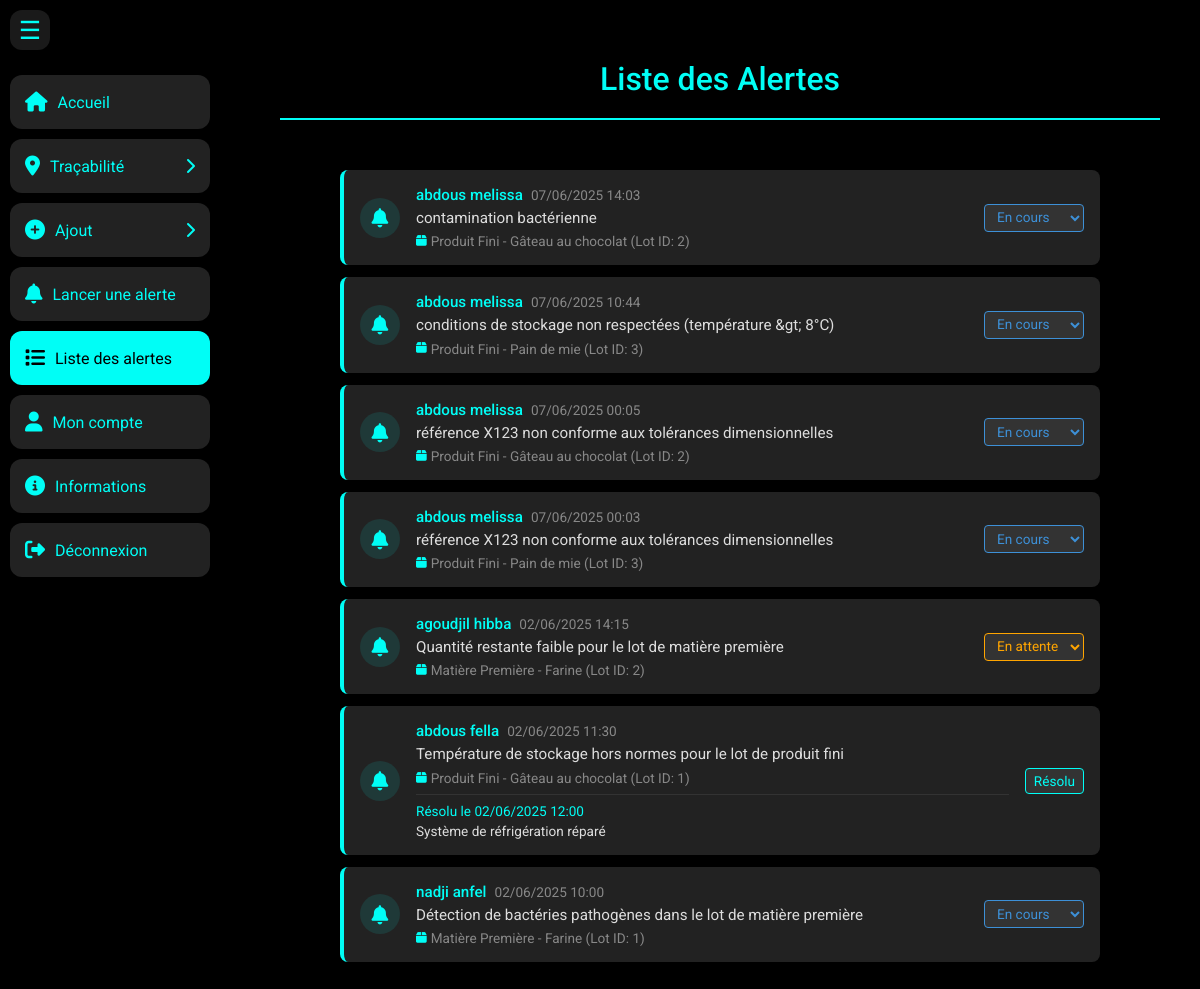
The page /fabricant/listealertes.php (signed in) on the database its author committed.
### tables this page shows
CREATE TABLE `alerte` (
  `idAlerte` int(11) NOT NULL,
  `description` text NOT NULL,
  `dateAlerte` datetime NOT NULL DEFAULT current_timestamp(),
  `statut` enum('en cours','résolu','en attente') NOT NULL DEFAULT 'en cours',
  `priorite` enum('basse','moyenne','haute','critique') NOT NULL DEFAULT 'moyenne',
  `NumLotProd` int(11) DEFAULT NULL,
  `NumLotMP` int(11) DEFAULT NULL,
  `IdUser` int(11) NOT NULL,
  `dateResolution` datetime DEFAULT NULL,
  `commentaireResolution` text DEFAULT NULL
);

CREATE TABLE `users` (
  `IdUser` int(11) NOT NULL,
  `NomComplet` varchar(100) DEFAULT NULL,
  `Email` varchar(100) DEFAULT NULL,
  `NumTel` varchar(20) DEFAULT NULL,
  `MotDePasse` varchar(255) NOT NULL,
  `Adresse` varchar(255) DEFAULT NULL,
  `role` enum('fournisseur','fabricant','client','controleur','logisticien') NOT NULL,
  `created_at` timestamp NOT NULL DEFAULT current_timestamp()
);

### src/fabricant/listealertes.php (the view, shortened to what this page needs)
<?php
include '../pdodb.php';
$sql = "SELECT a.*, u.NomComplet,
        CASE
            WHEN a.NumLotProd IS NOT NULL THEN 'Produit Fini'
            WHEN a.NumLotMP IS NOT NULL THEN 'Matière Première'
        END as TypeAlerte,
        CASE
            WHEN a.NumLotProd IS NOT NULL THEN p.NomProd
            WHEN a.NumLotMP IS NOT NULL THEN m.NomMP
        END as NomProduit,
        a.dateAlerte as DateAlerte,
        a.description as Description
        FROM alerte a
        LEFT JOIN users u ON a.IdUser = u.IdUser
        LEFT JOIN lotproduitfini lpf ON a.NumLotProd = lpf.NumLotProd
        LEFT JOIN lotmatierepremiere lmp ON a.NumLotMP = lmp.NumLotMP
        LEFT JOIN produitfini p ON lpf.IdProd = p.IdProd
        LEFT JOIN matierepremiere m ON lmp.IdMP = m.IdMP
        ORDER BY a.dateAlerte DESC";
$result = $pdo->query($sql);
?>
<!DOCTYPE html>
<html lang="fr">
<head>
    <link rel="stylesheet" href="https://cdnjs.cloudflare.com/ajax/libs/font-awesome/6.4.0/css/all.min.css">
    <link rel="stylesheet" href="style.css">
</head>
<body>
<div class="sidebar" id="sidebar">
        <button id="toggleSidebar" onclick="toggleSidebar()">☰</button>
        <nav class="nav">
            <a href="homepage.php">
                <span class="icon"><i class="fas fa-home"></i></span>
                <span class="label">Accueil</span>
            </a>
            <div class="dropdown">
                <a class="dropdown-toggle">
                    <div style="display: flex; align-items: center;">
                        <span class="icon"><i class="fas fa-map-marker-alt"></i></span>
                        <span class="label">Traçabilité</span>
                    </div>
                    <span class="arrow"><i class="fas fa-chevron-right"></i></span>
                </a>
            </div>
            <div class="dropdown">
                <a class="dropdown-toggle">
                    <div style="display: flex; align-items: center;">
                        <span class="icon"><i class="fas fa-plus-circle"></i></span>
                        <span class="label">Ajout</span>
                    </div>
                    <span class="arrow"><i class="fas fa-chevron-right"></i></span>
                </a>
            </div>
            <a href="lanceralerte.php">
                <span class="icon"><i class="fas fa-bell"></i></span>
                <span class="label">Lancer une alerte</span>
            </a>
            <a href="listealertes.php">
                <span class="icon"><i class="fas fa-list"></i></span>
                <span class="label">Liste des alertes</span>
            </a>
            <a href="compte.php">
                <span class="icon"><i class="fas fa-user"></i></span>
                <span class="label">Mon compte</span>
            </a>
            <a href="informations.php">
                <span class="icon"><i class="fas fa-info-circle"></i></span>
                <span class="label">Informations</span>
            </a>
            <a href="logout.php">
                <span class="icon"><i class="fas fa-sign-out-alt"></i></span>
                <span class="label">Déconnexion</span>
            </a>
        </nav>
    </div>
    <main>
        <div class="alerts-container">
            <h2>Liste des Alertes</h2>
            <?php if ($result->rowCount() > 0): ?>
                <div class="alerts-grid">
                    <?php while ($row = $result->fetch(PDO::FETCH_ASSOC)): ?>
                        <div class="alert-card" data-lot-type="<?php echo $row['NumLotProd'] ? 'produitfini' : 'matierepremiere'; ?>" data-lot-id="<?php echo $row['NumLotProd'] ?: $row['NumLotMP']; ?>">
                            <div class="alert-icon">
                                <i class="fas fa-bell"></i>
                            </div>
                            <div class="alert-content">
                                <div class="alert-header">
                                    <span class="alert-user"><?php echo htmlspecialchars($row['NomComplet']); ?></span>
                                    <span class="alert-date"><?php echo date('d/m/Y H:i', strtotime($row['DateAlerte'])); ?></span>
                                </div>
                                <p class="alert-description"><?php echo nl2br(htmlspecialchars($row['Description'])); ?></p>
                                <div class="alert-lot">
                                    <i class="fas fa-box"></i>
                                    <?php
                                        $lotId = $row['NumLotProd'] ?: $row['NumLotMP'];
                                        echo htmlspecialchars($row['TypeAlerte'] . ' - ' . $row['NomProduit'] . ' (Lot ID: ' . $lotId . ')');
                                    ?>
                                </div>
                                <?php if ($row['statut'] === 'résolu' && $row['commentaireResolution']): ?>
                                    <div class="resolution-info">
                                        <div class="date">Résolu le <?php echo date('d/m/Y H:i', strtotime($row['dateResolution'])); ?></div>
                                        <div class="comment"><?php echo nl2br(htmlspecialchars($row['commentaireResolution'])); ?></div>
                                    </div>
                                <?php endif; ?>
                            </div>
                            <?php if ($row['statut'] !== 'résolu'): ?>
                                <select class="alert-status <?php echo str_replace(' ', '-', $row['statut']); ?>" onchange="handleStatusChange(this, <?php echo $row['idAlerte']; ?>)">
                                    <option value="en cours" <?php echo $row['statut'] === 'en cours' ? 'selected' : ''; ?>>En cours</option>
                                    <option value="en attente" <?php echo $row['statut'] === 'en attente' ? 'selected' : ''; ?>>En attente</option>
                                </select>
                            <?php else: ?>
                                <div class="alert-status résolu">Résolu</div>
                            <?php endif; ?>
                        </div>
                    <?php endwhile; ?>
                </div>
            <?php else: ?>
                <div class="no-alerts">
                    Aucune alerte n'a été créée.
                </div>
            <?php endif; ?>
        </div>
    </main>
</body>
</html>

### src/fabricant/style.css (style rules this page uses)
* { margin: 0; padding: 0; box-sizing: border-box; font-family: 'Roboto', sans-serif; }
body { background-color: #000000; color: #ffffff; transition: margin-left 0.3s; }
.sidebar { width: 220px; height: 100vh; background-color: #000000; position: fixed; top: 0; left: 0; transition: width 0.3s ease; z-index: 1000; overflow-y: auto; padding-top: 60px; box-shadow: 2px 0 10px rgba(0, 0, 0, 0.5); }
.nav { display: flex; flex-direction: column; padding: 10px; }
.nav a { color: #00fef6; background-color: #222222; display: flex; align-items: center; padding: 15px; margin: 5px 0; border-radius: 12px; text-decoration: none; transition: all 0.3s ease; }
.nav a .icon { font-size: 20px; margin-right: 10px; }
.nav a .label { white-space: nowrap; }
#toggleSidebar { position: fixed; top: 10px; left: 10px; width: 40px; height: 40px; font-size: 25px; color: #00fef6; background: rgba(255, 255, 255, 0.1); backdrop-filter: blur(3px); border-radius: 12px; border: none; z-index: 1001; cursor: pointer; display: flex; align-items: center; justify-content: center; }
main { margin-left: 240px; padding: 20px; transition: margin-left 0.3s ease; }
.dropdown-toggle { justify-content: space-between; cursor: pointer; }
.arrow { transition: transform 0.3s; }
.nav a.active { background-color: #00fef6; color: #000000; }
.nav a.active .icon { color: #000000; }

### src/fabricant/listealertes.php (style rules this page uses)
.alerts-container { padding: 20px; max-width: 1200px; margin: 0 auto; }
.alerts-container h2 { color: #00fef6; text-align: center; margin-bottom: 30px; font-size: 32px; font-weight: 500; padding: 20px 0; border-bottom: 2px solid #00fef6; }
.alerts-grid { display: flex; flex-direction: column; gap: 12px; padding: 20px; max-width: 800px; margin: 0 auto; }
.alert-card { background-color: #222222; border-radius: 8px; padding: 16px; display: flex; align-items: center; gap: 16px; transition: all 0.2s ease; border-left: 4px solid #00fef6; position: relative; }
.alert-icon { width: 40px; height: 40px; background-color: rgba(0, 254, 246, 0.1); border-radius: 50%; display: flex; align-items: center; justify-content: center; flex-shrink: 0; }
.alert-icon i { color: #00fef6; font-size: 1.2em; }
.alert-content { flex: 1; min-width: 0; }
.alert-header { display: flex; align-items: center; gap: 8px; margin-bottom: 4px; }
.alert-user { color: #00fef6; font-weight: 500; font-size: 0.95em; }
.alert-date { color: #888; font-size: 0.85em; }
.alert-description { color: #ddd; font-size: 0.95em; margin: 0; line-height: 1.4; }
.alert-lot { color: #888; font-size: 0.85em; margin-top: 4px; display: flex; align-items: center; gap: 4px; }
.alert-lot i { color: #00fef6; font-size: 0.9em; }
.alert-status { margin-left: auto; padding: 4px 8px; border-radius: 4px; font-size: 0.85em; cursor: pointer; background-color: #333; color: #00fef6; border: 1px solid #00fef6; }
.alert-status.en-cours { background-color: #333; color: #3D90D7; border-color: #3D90D7; }
.alert-status.en-attente { background-color: #333; color: #ffa500; border-color: #ffa500; }
.alert-status.résolu { background-color: #333; color: #00fef6; border-color: #00fef6; cursor: not-allowed; }
.resolution-info { margin-top: 8px; padding-top: 8px; border-top: 1px solid #333; font-size: 0.85em; color: #888; }
.resolution-info .date { color: #00fef6; }
.resolution-info .comment { color: #ddd; margin-top: 4px; }

### rows shown on the page
alerte: IdUser.NomComplet "abdous melissa", dateAlerte "07/06/2025 14:03", description "contamination bactérienne", NomProduit "Produit Fini - Gâteau au chocolat (Lot ID: 2)", statut+idAlerte "En cours"
alerte: IdUser.NomComplet "abdous melissa", dateAlerte "07/06/2025 10:44", description "conditions de stockage non respectées (température &gt; 8°C)", NomProduit "Produit Fini - Pain de mie (Lot ID: 3)", statut+idAlerte "En cours"
alerte: IdUser.NomComplet "abdous melissa", dateAlerte "07/06/2025 00:05", description "référence X123 non conforme aux tolérances dimensionnelles", NomProduit "Produit Fini - Gâteau au chocolat (Lot ID: 2)", statut+idAlerte "En cours"
alerte: IdUser.NomComplet "abdous melissa", dateAlerte "07/06/2025 00:03", description "référence X123 non conforme aux tolérances dimensionnelles", NomProduit "Produit Fini - Pain de mie (Lot ID: 3)", statut+idAlerte "En cours"
alerte: IdUser.NomComplet "agoudjil hibba", dateAlerte "02/06/2025 14:15", description "Quantité restante faible pour le lot de matière première", NomProduit "Matière Première - Farine (Lot ID: 2)", statut+idAlerte "En attente"
alerte: IdUser.NomComplet "abdous fella", dateAlerte "02/06/2025 11:30", description "Température de stockage hors normes pour le lot de produit fini", NomProduit "Produit Fini - Gâteau au chocolat (Lot ID: 1)", dateResolution "02/06/2025 12:00", commentaireResolution "Système de réfrigération réparé", statut "Résolu"
alerte: IdUser.NomComplet "nadji anfel", dateAlerte "02/06/2025 10:00", description "Détection de bactéries pathogènes dans le lot de matière première", NomProduit "Matière Première - Farine (Lot ID: 1)", statut+idAlerte "En cours"
